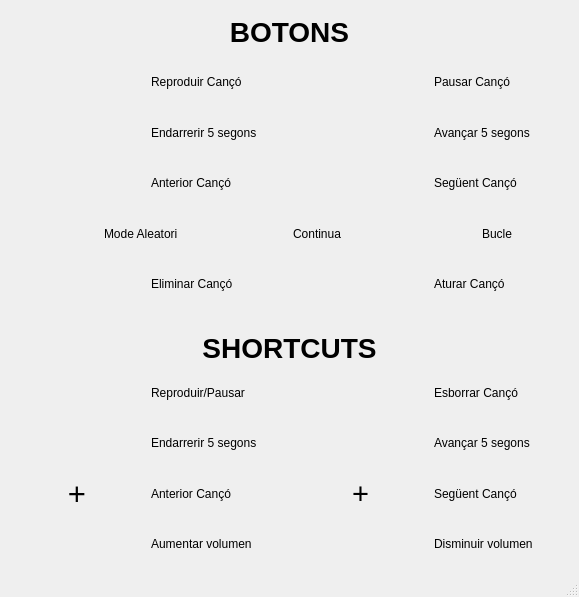
<?xml version="1.0" encoding="UTF-8"?>
<ui version="4.0">
 <class>windowhelp</class>
 <widget class="QMainWindow" name="windowhelp">
  <property name="geometry">
   <rect>
    <x>0</x>
    <y>0</y>
    <width>579</width>
    <height>597</height>
   </rect>
  </property>
  <property name="maximumSize">
   <size>
    <width>579</width>
    <height>597</height>
   </size>
  </property>
  <property name="windowTitle">
   <string>Ajuda</string>
  </property>
  <widget class="QWidget" name="centralwidget">
   <layout class="QHBoxLayout" name="horizontalLayout">
    <item>
     <layout class="QVBoxLayout" name="verticalLayout_8">
      <item>
       <layout class="QHBoxLayout" name="horizontalLayout_10">
        <item>
         <widget class="QLabel" name="label_28">
          <property name="text">
           <string/>
          </property>
          <property name="pixmap">
           <pixmap resource="icons.qrc">:/icons/press-button.png</pixmap>
          </property>
          <property name="alignment">
           <set>Qt::AlignCenter</set>
          </property>
         </widget>
        </item>
        <item>
         <widget class="QLabel" name="label_29">
          <property name="font">
           <font>
            <pointsize>21</pointsize>
            <bold>true</bold>
           </font>
          </property>
          <property name="text">
           <string>BOTONS</string>
          </property>
          <property name="alignment">
           <set>Qt::AlignCenter</set>
          </property>
         </widget>
        </item>
        <item>
         <widget class="QLabel" name="label_30">
          <property name="text">
           <string/>
          </property>
          <property name="pixmap">
           <pixmap resource="icons.qrc">:/icons/press-button.png</pixmap>
          </property>
          <property name="alignment">
           <set>Qt::AlignCenter</set>
          </property>
         </widget>
        </item>
       </layout>
      </item>
      <item>
       <layout class="QHBoxLayout" name="horizontalLayout_14">
        <item>
         <widget class="QLabel" name="label_49">
          <property name="font">
           <font>
            <pointsize>12</pointsize>
           </font>
          </property>
          <property name="text">
           <string/>
          </property>
          <property name="pixmap">
           <pixmap resource="icons.qrc">:/icons/play3.png</pixmap>
          </property>
          <property name="alignment">
           <set>Qt::AlignCenter</set>
          </property>
         </widget>
        </item>
        <item>
         <widget class="QLabel" name="label_50">
          <property name="text">
           <string>Reproduir Cançó</string>
          </property>
         </widget>
        </item>
        <item>
         <widget class="QLabel" name="label_51">
          <property name="font">
           <font>
            <pointsize>12</pointsize>
           </font>
          </property>
          <property name="text">
           <string/>
          </property>
          <property name="pixmap">
           <pixmap resource="icons.qrc">:/icons/pause2.png</pixmap>
          </property>
          <property name="alignment">
           <set>Qt::AlignCenter</set>
          </property>
         </widget>
        </item>
        <item>
         <widget class="QLabel" name="label_52">
          <property name="text">
           <string>Pausar Cançó</string>
          </property>
         </widget>
        </item>
       </layout>
      </item>
      <item>
       <layout class="QHBoxLayout" name="horizontalLayout_15">
        <item>
         <widget class="QLabel" name="label_53">
          <property name="font">
           <font>
            <pointsize>12</pointsize>
           </font>
          </property>
          <property name="text">
           <string/>
          </property>
          <property name="pixmap">
           <pixmap resource="icons.qrc">:/icons/backward2.png</pixmap>
          </property>
          <property name="alignment">
           <set>Qt::AlignCenter</set>
          </property>
         </widget>
        </item>
        <item>
         <widget class="QLabel" name="label_54">
          <property name="text">
           <string>Endarrerir 5 segons</string>
          </property>
         </widget>
        </item>
        <item>
         <widget class="QLabel" name="label_55">
          <property name="font">
           <font>
            <pointsize>12</pointsize>
           </font>
          </property>
          <property name="text">
           <string/>
          </property>
          <property name="pixmap">
           <pixmap resource="icons.qrc">:/icons/forward3.png</pixmap>
          </property>
          <property name="alignment">
           <set>Qt::AlignCenter</set>
          </property>
         </widget>
        </item>
        <item>
         <widget class="QLabel" name="label_56">
          <property name="text">
           <string>Avançar 5 segons</string>
          </property>
         </widget>
        </item>
       </layout>
      </item>
      <item>
       <layout class="QHBoxLayout" name="horizontalLayout_16">
        <item>
         <widget class="QLabel" name="label_57">
          <property name="font">
           <font>
            <pointsize>12</pointsize>
           </font>
          </property>
          <property name="text">
           <string/>
          </property>
          <property name="pixmap">
           <pixmap resource="icons.qrc">:/icons/previous2.png</pixmap>
          </property>
          <property name="alignment">
           <set>Qt::AlignCenter</set>
          </property>
         </widget>
        </item>
        <item>
         <widget class="QLabel" name="label_58">
          <property name="text">
           <string>Anterior Cançó</string>
          </property>
         </widget>
        </item>
        <item>
         <widget class="QLabel" name="label_59">
          <property name="font">
           <font>
            <pointsize>12</pointsize>
           </font>
          </property>
          <property name="text">
           <string/>
          </property>
          <property name="pixmap">
           <pixmap resource="icons.qrc">:/icons/next2.png</pixmap>
          </property>
          <property name="alignment">
           <set>Qt::AlignCenter</set>
          </property>
         </widget>
        </item>
        <item>
         <widget class="QLabel" name="label_60">
          <property name="text">
           <string>Següent Cançó</string>
          </property>
         </widget>
        </item>
       </layout>
      </item>
      <item>
       <layout class="QHBoxLayout" name="horizontalLayout_2">
        <item>
         <widget class="QLabel" name="label">
          <property name="text">
           <string/>
          </property>
          <property name="pixmap">
           <pixmap resource="icons.qrc">:/icons/shuffle.png</pixmap>
          </property>
          <property name="alignment">
           <set>Qt::AlignCenter</set>
          </property>
         </widget>
        </item>
        <item>
         <widget class="QLabel" name="label_2">
          <property name="text">
           <string>Mode Aleatori</string>
          </property>
         </widget>
        </item>
        <item>
         <widget class="QLabel" name="label_31">
          <property name="text">
           <string/>
          </property>
          <property name="pixmap">
           <pixmap resource="icons.qrc">:/icons/sync_alt.png</pixmap>
          </property>
          <property name="alignment">
           <set>Qt::AlignCenter</set>
          </property>
         </widget>
        </item>
        <item>
         <widget class="QLabel" name="label_32">
          <property name="text">
           <string>Continua</string>
          </property>
         </widget>
        </item>
        <item>
         <widget class="QLabel" name="label_3">
          <property name="text">
           <string/>
          </property>
          <property name="pixmap">
           <pixmap resource="icons.qrc">:/icons/loop.png</pixmap>
          </property>
          <property name="alignment">
           <set>Qt::AlignCenter</set>
          </property>
         </widget>
        </item>
        <item>
         <widget class="QLabel" name="label_4">
          <property name="text">
           <string>Bucle</string>
          </property>
         </widget>
        </item>
       </layout>
      </item>
      <item>
       <layout class="QHBoxLayout" name="horizontalLayout_17">
        <item>
         <widget class="QLabel" name="label_61">
          <property name="font">
           <font>
            <pointsize>12</pointsize>
           </font>
          </property>
          <property name="text">
           <string/>
          </property>
          <property name="pixmap">
           <pixmap resource="icons.qrc">:/icons/delete.png</pixmap>
          </property>
          <property name="alignment">
           <set>Qt::AlignCenter</set>
          </property>
         </widget>
        </item>
        <item>
         <widget class="QLabel" name="label_62">
          <property name="text">
           <string>Eliminar Cançó</string>
          </property>
         </widget>
        </item>
        <item>
         <widget class="QLabel" name="label_63">
          <property name="font">
           <font>
            <pointsize>12</pointsize>
           </font>
          </property>
          <property name="text">
           <string/>
          </property>
          <property name="pixmap">
           <pixmap resource="icons.qrc">:/icons/stop2.png</pixmap>
          </property>
          <property name="alignment">
           <set>Qt::AlignCenter</set>
          </property>
         </widget>
        </item>
        <item>
         <widget class="QLabel" name="label_64">
          <property name="text">
           <string>Aturar Cançó</string>
          </property>
         </widget>
        </item>
       </layout>
      </item>
      <item>
       <layout class="QGridLayout" name="gridLayout">
        <item row="1" column="0">
         <widget class="QLabel" name="label_25">
          <property name="font">
           <font>
            <pointsize>17</pointsize>
            <bold>true</bold>
           </font>
          </property>
          <property name="text">
           <string/>
          </property>
          <property name="textFormat">
           <enum>Qt::AutoText</enum>
          </property>
          <property name="pixmap">
           <pixmap resource="icons.qrc">:/icons/keyboard.png</pixmap>
          </property>
          <property name="alignment">
           <set>Qt::AlignHCenter|Qt::AlignTop</set>
          </property>
         </widget>
        </item>
        <item row="1" column="1">
         <widget class="QLabel" name="label_27">
          <property name="font">
           <font>
            <pointsize>21</pointsize>
            <bold>true</bold>
           </font>
          </property>
          <property name="text">
           <string>SHORTCUTS</string>
          </property>
          <property name="alignment">
           <set>Qt::AlignCenter</set>
          </property>
         </widget>
        </item>
        <item row="1" column="2">
         <widget class="QLabel" name="label_26">
          <property name="text">
           <string/>
          </property>
          <property name="pixmap">
           <pixmap resource="icons.qrc">:/icons/keyboard.png</pixmap>
          </property>
          <property name="alignment">
           <set>Qt::AlignHCenter|Qt::AlignTop</set>
          </property>
         </widget>
        </item>
        <item row="0" column="0" colspan="3">
         <widget class="QLabel" name="label_33">
          <property name="text">
           <string/>
          </property>
         </widget>
        </item>
       </layout>
      </item>
      <item>
       <layout class="QHBoxLayout" name="horizontalLayout_3">
        <item>
         <widget class="QLabel" name="label_5">
          <property name="sizeIncrement">
           <size>
            <width>0</width>
            <height>0</height>
           </size>
          </property>
          <property name="font">
           <font>
            <pointsize>1</pointsize>
           </font>
          </property>
          <property name="text">
           <string/>
          </property>
          <property name="pixmap">
           <pixmap resource="icons.qrc">:/icons/space.png</pixmap>
          </property>
          <property name="alignment">
           <set>Qt::AlignCenter</set>
          </property>
         </widget>
        </item>
        <item>
         <widget class="QLabel" name="label_6">
          <property name="text">
           <string>Reproduir/Pausar</string>
          </property>
         </widget>
        </item>
        <item>
         <widget class="QLabel" name="label_7">
          <property name="text">
           <string/>
          </property>
          <property name="pixmap">
           <pixmap resource="icons.qrc">:/icons/delete2.png</pixmap>
          </property>
          <property name="alignment">
           <set>Qt::AlignCenter</set>
          </property>
         </widget>
        </item>
        <item>
         <widget class="QLabel" name="label_8">
          <property name="text">
           <string>Esborrar Cançó</string>
          </property>
         </widget>
        </item>
       </layout>
      </item>
      <item>
       <layout class="QHBoxLayout" name="horizontalLayout_7">
        <item>
         <widget class="QLabel" name="label_17">
          <property name="text">
           <string/>
          </property>
          <property name="pixmap">
           <pixmap resource="icons.qrc">:/icons/arrow-left.png</pixmap>
          </property>
          <property name="alignment">
           <set>Qt::AlignCenter</set>
          </property>
         </widget>
        </item>
        <item>
         <widget class="QLabel" name="label_18">
          <property name="text">
           <string>Endarrerir 5 segons</string>
          </property>
         </widget>
        </item>
        <item>
         <widget class="QLabel" name="label_19">
          <property name="text">
           <string/>
          </property>
          <property name="pixmap">
           <pixmap resource="icons.qrc">:/icons/arrow-right.png</pixmap>
          </property>
          <property name="alignment">
           <set>Qt::AlignCenter</set>
          </property>
         </widget>
        </item>
        <item>
         <widget class="QLabel" name="label_20">
          <property name="text">
           <string>Avançar 5 segons</string>
          </property>
         </widget>
        </item>
       </layout>
      </item>
      <item>
       <layout class="QHBoxLayout" name="horizontalLayout_4">
        <item>
         <layout class="QHBoxLayout" name="horizontalLayout_5">
          <item>
           <widget class="QLabel" name="label_9">
            <property name="text">
             <string/>
            </property>
            <property name="pixmap">
             <pixmap resource="icons.qrc">:/icons/control.png</pixmap>
            </property>
            <property name="alignment">
             <set>Qt::AlignCenter</set>
            </property>
           </widget>
          </item>
          <item>
           <widget class="QLabel" name="label_15">
            <property name="font">
             <font>
              <pointsize>23</pointsize>
             </font>
            </property>
            <property name="text">
             <string>+</string>
            </property>
            <property name="alignment">
             <set>Qt::AlignCenter</set>
            </property>
           </widget>
          </item>
          <item>
           <widget class="QLabel" name="label_10">
            <property name="text">
             <string/>
            </property>
            <property name="pixmap">
             <pixmap resource="icons.qrc">:/icons/arrow-left.png</pixmap>
            </property>
            <property name="alignment">
             <set>Qt::AlignCenter</set>
            </property>
           </widget>
          </item>
         </layout>
        </item>
        <item>
         <widget class="QLabel" name="label_11">
          <property name="text">
           <string>Anterior Cançó</string>
          </property>
         </widget>
        </item>
        <item>
         <layout class="QHBoxLayout" name="horizontalLayout_6">
          <item>
           <widget class="QLabel" name="label_13">
            <property name="text">
             <string/>
            </property>
            <property name="pixmap">
             <pixmap resource="icons.qrc">:/icons/control.png</pixmap>
            </property>
            <property name="alignment">
             <set>Qt::AlignCenter</set>
            </property>
           </widget>
          </item>
          <item>
           <widget class="QLabel" name="label_16">
            <property name="font">
             <font>
              <pointsize>22</pointsize>
             </font>
            </property>
            <property name="text">
             <string>+</string>
            </property>
            <property name="alignment">
             <set>Qt::AlignCenter</set>
            </property>
           </widget>
          </item>
          <item>
           <widget class="QLabel" name="label_14">
            <property name="text">
             <string/>
            </property>
            <property name="pixmap">
             <pixmap resource="icons.qrc">:/icons/arrow-right.png</pixmap>
            </property>
            <property name="alignment">
             <set>Qt::AlignCenter</set>
            </property>
           </widget>
          </item>
         </layout>
        </item>
        <item>
         <widget class="QLabel" name="label_12">
          <property name="text">
           <string>Següent Cançó</string>
          </property>
         </widget>
        </item>
       </layout>
      </item>
      <item>
       <layout class="QHBoxLayout" name="horizontalLayout_8">
        <item>
         <widget class="QLabel" name="label_21">
          <property name="text">
           <string/>
          </property>
          <property name="pixmap">
           <pixmap resource="icons.qrc">:/icons/arrow-up.png</pixmap>
          </property>
          <property name="alignment">
           <set>Qt::AlignCenter</set>
          </property>
         </widget>
        </item>
        <item>
         <widget class="QLabel" name="label_22">
          <property name="text">
           <string>Aumentar volumen</string>
          </property>
         </widget>
        </item>
        <item>
         <widget class="QLabel" name="label_23">
          <property name="text">
           <string/>
          </property>
          <property name="pixmap">
           <pixmap resource="icons.qrc">:/icons/arrow-down.png</pixmap>
          </property>
          <property name="alignment">
           <set>Qt::AlignCenter</set>
          </property>
         </widget>
        </item>
        <item>
         <widget class="QLabel" name="label_24">
          <property name="text">
           <string>Disminuir volumen</string>
          </property>
         </widget>
        </item>
       </layout>
      </item>
     </layout>
    </item>
   </layout>
  </widget>
  <widget class="QMenuBar" name="menubar">
   <property name="geometry">
    <rect>
     <x>0</x>
     <y>0</y>
     <width>579</width>
     <height>22</height>
    </rect>
   </property>
  </widget>
  <widget class="QStatusBar" name="statusbar"/>
 </widget>
 <resources>
  <include location="icons.qrc"/>
 </resources>
 <connections/>
</ui>
